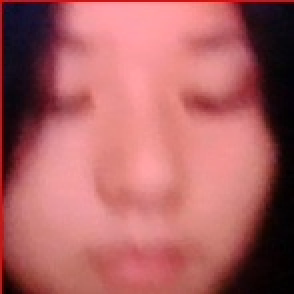
#> input picture 人脸识别/FaceData/User_0_1.jpg, 147 x 147 px (shown 2 times larger); its folder holds 4 pictures in this run
$ python -i face_recognition_training.py   (imports and definitions only)
#> lines starting #> are read from the running program, lines starting #| are printed output that depends on the picture
"""
face_recognition_v1.0 -

Author
Date 2022/11/20

"""

# 人脸数据训练
import numpy as np
from PIL import Image
import os
import cv2 as cv

def face_recognition_trai():
    # 人脸数据路径
    recognizer = cv.face.LBPHFaceRecognizer_create()
    detector = cv.CascadeClassifier("./opencv-4.6.0/data/haarcascades/haarcascade_frontalface_default.xml")


    def get_imge_and_labels(path):
#> called with path = 'FaceData'
        imagepaths = [os.path.join(path, f) for f in os.listdir(path)]  # join函数的作用？拼接路径
        facesamples = []
        ids = []
        for imagepath in imagepaths:
            PIL_img = Image.open(imagepath).convert('L')   # convert it to grayscale
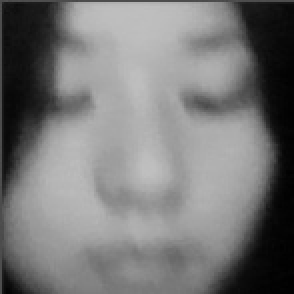
#> PIL_img: PIL image 147x147 L (shown 2 times larger); min 0, max 191, mean 120.1
            img_numpy = np.array(PIL_img, 'uint8')
            id = int(os.path.split(imagepath)[-1].split("_")[1])
            faces = detector.detectMultiScale(img_numpy)
#> faces = [[9, 5, 128, 128]]
            for (x, y, w, h) in faces:
                facesamples.append(img_numpy[y:y + h, x: x + w])
                ids.append(id)
#> this loop made 1 pass
#> after the loop, facesamples = 1 item; ids = [0]
#> pass 2 of the loop in get_imge_and_labels, `for imagepath in imagepaths:`:
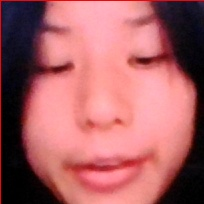
#> input picture 人脸识别/FaceData/User_0_10.jpg, 204 x 204 px
#> in get_imge_and_labels, `PIL_img = Image.open(imagepath).convert('L')`:
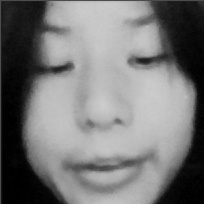
#> PIL_img: PIL image 204x204 L; min 0, max 206, mean 118.8
#> faces = [[19, 9, 168, 168]]
#> the loop in get_imge_and_labels, `for (x, y, w, h) in faces:` made 1 pass
#> after the loop in get_imge_and_labels, `for (x, y, w, h) in faces:`: facesamples = 2 items; ids = [0, 0]
#> pass 3 of the loop in get_imge_and_labels, `for imagepath in imagepaths:`:
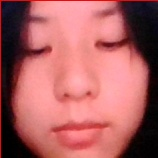
#> input picture 人脸识别/FaceData/User_0_11.jpg, 158 x 158 px
#> in get_imge_and_labels, `PIL_img = Image.open(imagepath).convert('L')`:
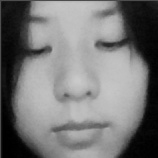
#> PIL_img: PIL image 158x158 L; min 0, max 202, mean 118.8
#> faces = [[11, 6, 132, 132]]
#> the loop in get_imge_and_labels, `for (x, y, w, h) in faces:` made 1 pass
#> after the loop in get_imge_and_labels, `for (x, y, w, h) in faces:`: facesamples = 3 items; ids = [0, 0, 0]
#> the loop made 4 passes; the first 3 are shown
        return facesamples, ids


    print('训练数据集中 需要几秒钟。等待……')
    faces, ids = get_imge_and_labels('FaceData')
    recognizer.train(faces, np.array(ids))

    recognizer.write(r'FaceTrainer\trainer.yml')

>>> result = face_recognition_trai()
